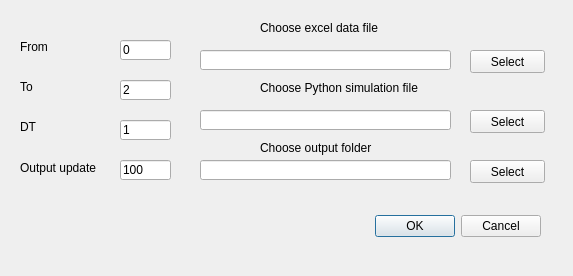
<?xml version="1.0" encoding="UTF-8"?>
<ui version="4.0">
 <class>Dialog</class>
 <widget class="QDialog" name="Dialog">
  <property name="geometry">
   <rect>
    <x>0</x>
    <y>0</y>
    <width>573</width>
    <height>276</height>
   </rect>
  </property>
  <property name="windowTitle">
   <string>Run Specs</string>
  </property>
  <widget class="QDialogButtonBox" name="buttonBox">
   <property name="geometry">
    <rect>
     <x>200</x>
     <y>210</y>
     <width>341</width>
     <height>32</height>
    </rect>
   </property>
   <property name="orientation">
    <enum>Qt::Horizontal</enum>
   </property>
   <property name="standardButtons">
    <set>QDialogButtonBox::Cancel|QDialogButtonBox::Ok</set>
   </property>
  </widget>
  <widget class="QLabel" name="label_129">
   <property name="geometry">
    <rect>
     <x>20</x>
     <y>120</y>
     <width>46</width>
     <height>13</height>
    </rect>
   </property>
   <property name="text">
    <string>DT</string>
   </property>
  </widget>
  <widget class="QLineEdit" name="inputSimulationFile">
   <property name="geometry">
    <rect>
     <x>200</x>
     <y>110</y>
     <width>251</width>
     <height>20</height>
    </rect>
   </property>
  </widget>
  <widget class="QPushButton" name="selectSimulationFile">
   <property name="geometry">
    <rect>
     <x>470</x>
     <y>110</y>
     <width>75</width>
     <height>23</height>
    </rect>
   </property>
   <property name="text">
    <string>Select</string>
   </property>
  </widget>
  <widget class="QLabel" name="label_131">
   <property name="geometry">
    <rect>
     <x>260</x>
     <y>80</y>
     <width>161</width>
     <height>16</height>
    </rect>
   </property>
   <property name="text">
    <string>Choose Python simulation file</string>
   </property>
  </widget>
  <widget class="QLineEdit" name="runfrom">
   <property name="geometry">
    <rect>
     <x>120</x>
     <y>40</y>
     <width>51</width>
     <height>20</height>
    </rect>
   </property>
   <property name="text">
    <string>0</string>
   </property>
  </widget>
  <widget class="QLabel" name="label_130">
   <property name="geometry">
    <rect>
     <x>260</x>
     <y>20</y>
     <width>131</width>
     <height>16</height>
    </rect>
   </property>
   <property name="text">
    <string>Choose excel data file</string>
   </property>
  </widget>
  <widget class="QPushButton" name="selectDataFile">
   <property name="geometry">
    <rect>
     <x>470</x>
     <y>50</y>
     <width>75</width>
     <height>23</height>
    </rect>
   </property>
   <property name="text">
    <string>Select</string>
   </property>
  </widget>
  <widget class="QLineEdit" name="rundt">
   <property name="geometry">
    <rect>
     <x>120</x>
     <y>120</y>
     <width>51</width>
     <height>20</height>
    </rect>
   </property>
   <property name="text">
    <string>1</string>
   </property>
  </widget>
  <widget class="QLabel" name="label_128">
   <property name="geometry">
    <rect>
     <x>20</x>
     <y>80</y>
     <width>46</width>
     <height>13</height>
    </rect>
   </property>
   <property name="text">
    <string>To</string>
   </property>
  </widget>
  <widget class="QLabel" name="label_127">
   <property name="geometry">
    <rect>
     <x>20</x>
     <y>40</y>
     <width>46</width>
     <height>13</height>
    </rect>
   </property>
   <property name="text">
    <string>From</string>
   </property>
  </widget>
  <widget class="QLineEdit" name="inputDataFile">
   <property name="geometry">
    <rect>
     <x>200</x>
     <y>50</y>
     <width>251</width>
     <height>20</height>
    </rect>
   </property>
  </widget>
  <widget class="QLineEdit" name="runto">
   <property name="geometry">
    <rect>
     <x>120</x>
     <y>80</y>
     <width>51</width>
     <height>20</height>
    </rect>
   </property>
   <property name="text">
    <string>2</string>
   </property>
  </widget>
  <widget class="QLabel" name="label">
   <property name="geometry">
    <rect>
     <x>20</x>
     <y>160</y>
     <width>81</width>
     <height>16</height>
    </rect>
   </property>
   <property name="text">
    <string>Output update</string>
   </property>
  </widget>
  <widget class="QLineEdit" name="outputUpdate">
   <property name="geometry">
    <rect>
     <x>120</x>
     <y>160</y>
     <width>51</width>
     <height>20</height>
    </rect>
   </property>
   <property name="text">
    <string>100</string>
   </property>
  </widget>
  <widget class="QLabel" name="label_132">
   <property name="geometry">
    <rect>
     <x>260</x>
     <y>140</y>
     <width>161</width>
     <height>16</height>
    </rect>
   </property>
   <property name="text">
    <string>Choose output folder</string>
   </property>
  </widget>
  <widget class="QLineEdit" name="outputFolder">
   <property name="geometry">
    <rect>
     <x>200</x>
     <y>160</y>
     <width>251</width>
     <height>20</height>
    </rect>
   </property>
  </widget>
  <widget class="QPushButton" name="selectOuputFolder">
   <property name="geometry">
    <rect>
     <x>470</x>
     <y>160</y>
     <width>75</width>
     <height>23</height>
    </rect>
   </property>
   <property name="text">
    <string>Select</string>
   </property>
  </widget>
 </widget>
 <resources/>
 <connections>
  <connection>
   <sender>buttonBox</sender>
   <signal>accepted()</signal>
   <receiver>Dialog</receiver>
   <slot>accept()</slot>
   <hints>
    <hint type="sourcelabel">
     <x>248</x>
     <y>254</y>
    </hint>
    <hint type="destinationlabel">
     <x>157</x>
     <y>274</y>
    </hint>
   </hints>
  </connection>
  <connection>
   <sender>buttonBox</sender>
   <signal>rejected()</signal>
   <receiver>Dialog</receiver>
   <slot>reject()</slot>
   <hints>
    <hint type="sourcelabel">
     <x>316</x>
     <y>260</y>
    </hint>
    <hint type="destinationlabel">
     <x>286</x>
     <y>274</y>
    </hint>
   </hints>
  </connection>
 </connections>
</ui>
